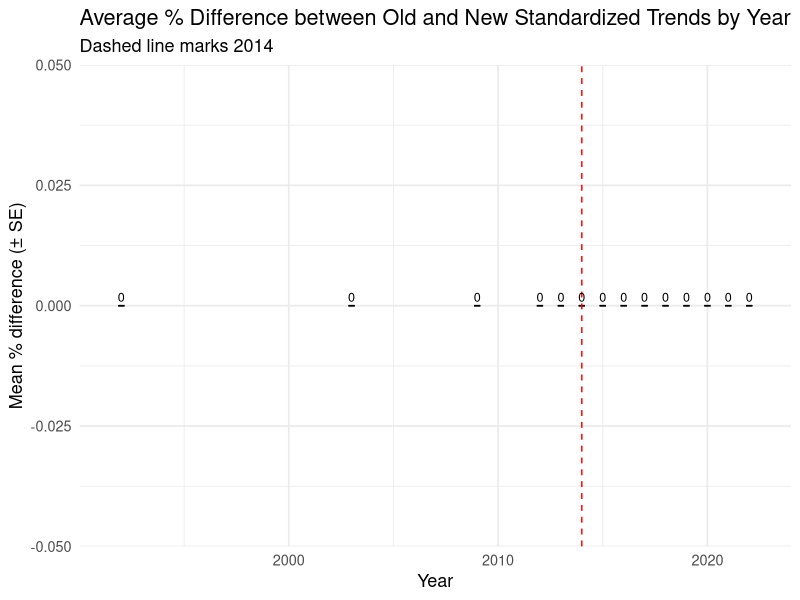
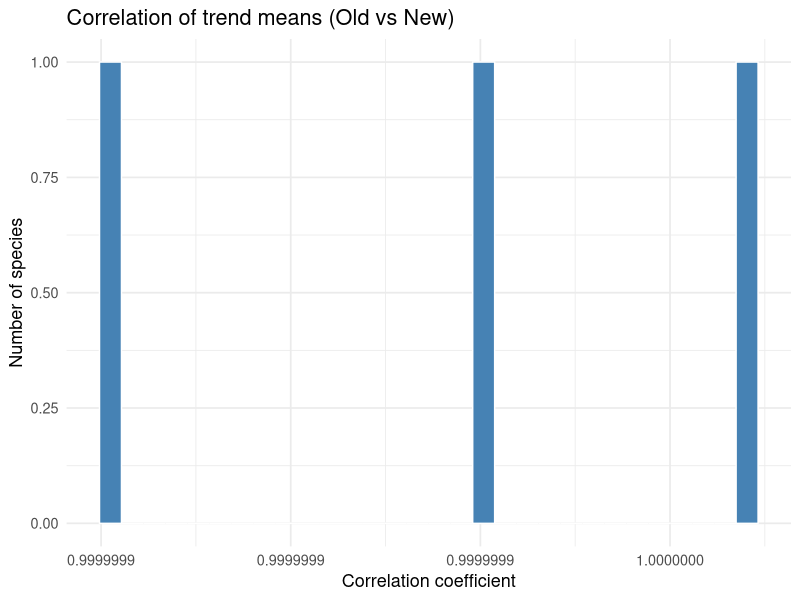
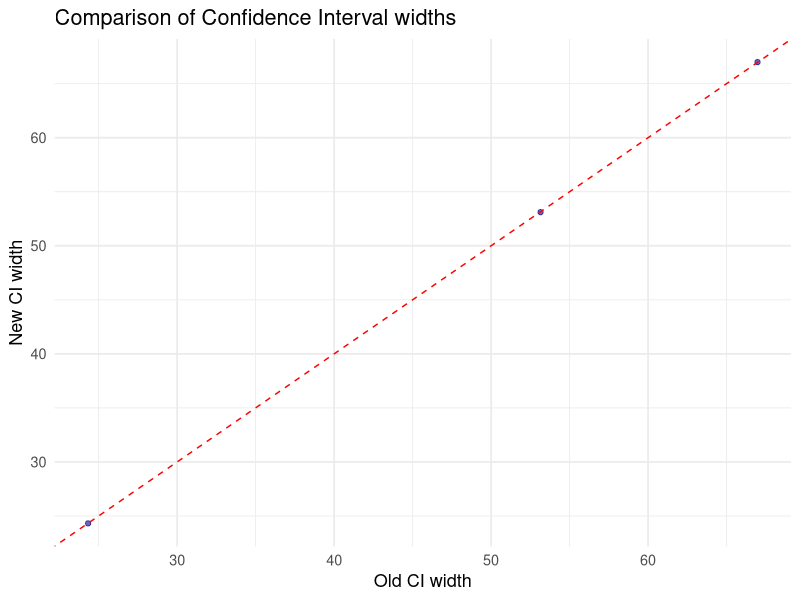
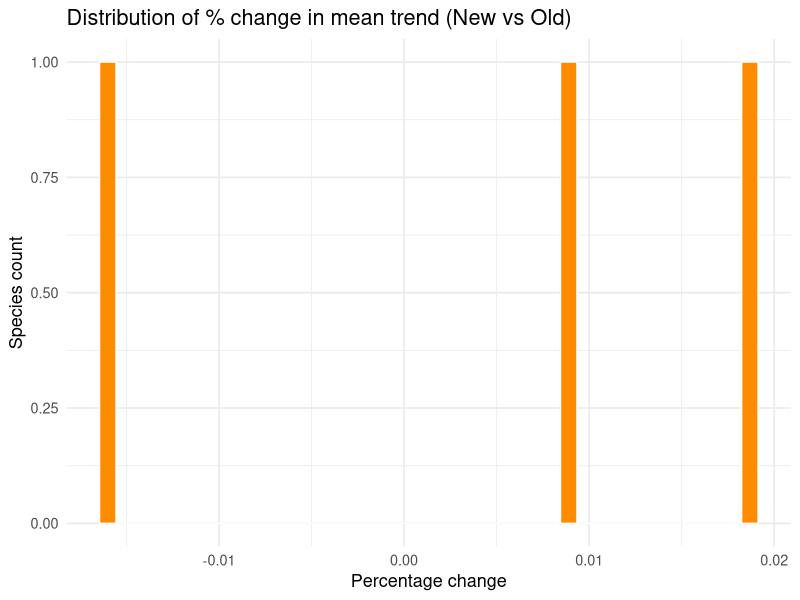
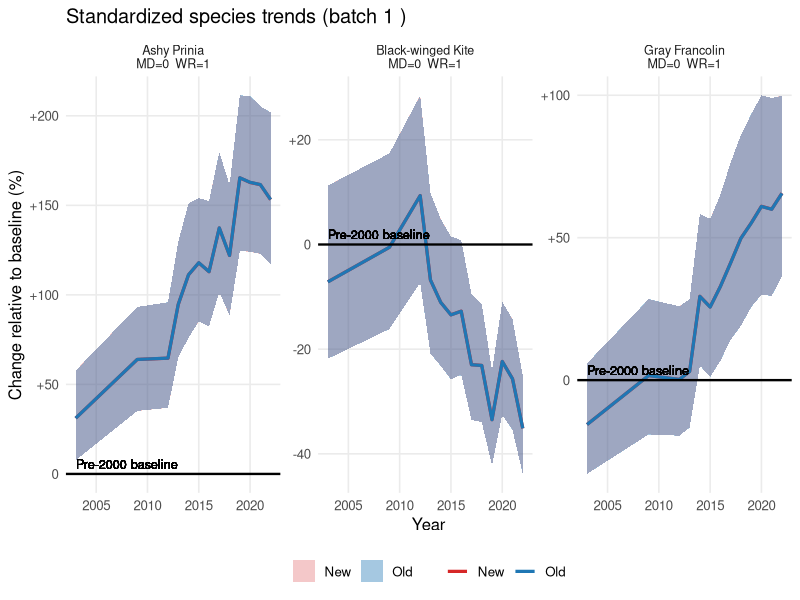

The R script that drew these images, in order:
# ==========================================================
# Compare OLD vs NEW population trend outputs (safe, full)
# ==========================================================

# Load libraries
library(dplyr)
library(tidyr)
library(ggplot2)
library(purrr)

# -----------------------------
# 1. Read and prepare the data
# -----------------------------
cols <- c(1, 2, 6, 7, 8, 9, 10, 11, 12, 13, 14)
colnames <- c("timegroups", "COMMON.NAME", "lci", "mean", "rci",
              "lci_std", "mean_std", "rci_std",
              "lci_std_recent", "mean_std_recent", "rci_std_recent")

old <- read.csv("01_analyses_full/results/trends_test_run.csv")[cols] # Change file name
new <- read.csv("01_analyses_full/results/trends_test_rerun.csv")[cols] # Change file name


names(old) <- colnames
names(new) <- colnames

# -----------------------------
# 2. Combine datasets
# -----------------------------
combined <- old %>%
  rename(lci_old = lci, mean_old = mean, rci_old = rci,
         lci_std_old = lci_std, mean_std_old = mean_std, rci_std_old = rci_std,
         lci_std_recent_old = lci_std_recent, mean_std_recent_old = mean_std_recent, rci_std_recent_old = rci_std_recent) %>%
  inner_join(new %>%
               rename(lci_new = lci, mean_new = mean, rci_new = rci,
                      lci_std_new = lci_std, mean_std_new = mean_std, rci_std_new = rci_std,
                      lci_std_recent_new = lci_std_recent, mean_std_recent_new = mean_std_recent, rci_std_recent_new = rci_std_recent),
             by = c("COMMON.NAME", "timegroups")) %>%
  filter(!is.na(mean_old) & !is.na(mean_new))

# -----------------------------
# 3. Compute summary statistics (baseline-aware MD)
# -----------------------------
trend_summary <- combined %>%
  group_by(COMMON.NAME) %>%
  group_modify(~{
    df <- .x
    use_recent <- !any(df$timegroups == 1992)
    
    if (use_recent) {
      df <- df %>%
        mutate(
          mean_old_used = mean_std_recent_old,
          mean_new_used = mean_std_recent_new,
          lci_old_used  = lci_std_recent_old,
          lci_new_used  = lci_std_recent_new,
          rci_old_used  = rci_std_recent_old,
          rci_new_used  = rci_std_recent_new
        )
    } else {
      df <- df %>%
        mutate(
          mean_old_used = mean_std_old,
          mean_new_used = mean_std_new,
          lci_old_used  = lci_std_old,
          lci_new_used  = lci_std_new,
          rci_old_used  = rci_std_old,
          rci_new_used  = rci_std_new
        )
    }
    
    baseline <- 100
    dev_old <- abs(df$mean_old_used - baseline)
    dev_new <- abs(df$mean_new_used - baseline)
    mean_dev <- mean(dev_old + dev_new, na.rm = TRUE)
    
    tibble(
      n_points = nrow(df),
      mean_diff = mean_dev,
      mean_pct_diff = mean((df$mean_new_used - df$mean_old_used) / df$mean_old_used, na.rm = TRUE) * 100,
      corr_means = if (sum(!is.na(df$mean_old_used) & !is.na(df$mean_new_used)) > 1)
        cor(df$mean_old_used, df$mean_new_used, use = "complete.obs") else NA_real_,
      lci_range_diff = mean(df$lci_new_used - df$lci_old_used, na.rm = TRUE),
      rci_range_diff = mean(df$rci_new_used - df$rci_old_used, na.rm = TRUE),
      mean_width_old = mean(df$rci_old_used - df$lci_old_used, na.rm = TRUE),
      mean_width_new = mean(df$rci_new_used - df$lci_new_used, na.rm = TRUE),
      width_ratio = mean_width_new / mean_width_old
    )
  }) %>%
  ungroup() %>%
  mutate(width_ratio = ifelse(is.infinite(width_ratio) | is.na(width_ratio), NA, width_ratio))


write.csv(trend_summary, "01_analyses_full/results/trend_summary.csv")


# -----------------------------
# 4. Compute yearly differences (baseline-aware MD)
# -----------------------------
yearly_diff <- combined %>%
  mutate(
    mean_old_used = ifelse(!any(timegroups == 1992), mean_std_recent_old, mean_std_old),
    mean_new_used = ifelse(!any(timegroups == 1992), mean_std_recent_new, mean_std_new)
  ) %>%
  group_by(timegroups) %>%
  summarise(
    mean_abs_diff = mean(abs(mean_old_used - 100) + abs(mean_new_used - 100), na.rm = TRUE),
    
    # safe percentage difference: only compute where mean_old_used != 0
    mean_pct_diff = mean(
      ifelse(!is.na(mean_old_used) & mean_old_used != 0,
             (mean_new_used - mean_old_used) / mean_old_used,
             NA_real_), 
      na.rm = TRUE
    ) * 100,
    
    sd_pct_diff = sd(
      ifelse(!is.na(mean_old_used) & mean_old_used != 0,
             (mean_new_used - mean_old_used) / mean_old_used,
             NA_real_), 
      na.rm = TRUE
    ) * 100,
    
    n_species = sum(!is.na(mean_old_used) & !is.na(mean_new_used)),
    .groups = "drop"
  ) %>%
  mutate(
    se_pct_diff = ifelse(n_species > 0, sd_pct_diff / sqrt(n_species), NA)
  )

# Plot yearly mean % differences
p_yearly <- ggplot(yearly_diff, aes(x = timegroups, y = mean_pct_diff)) +
  geom_col(fill = "steelblue", alpha = 0.85) +
  geom_errorbar(aes(ymin = mean_pct_diff - se_pct_diff,
                    ymax = mean_pct_diff + se_pct_diff),
                width = 0.3, color = "black") +
  geom_vline(xintercept = 2014, linetype = "dashed", color = "red") +
  geom_text(aes(label = round(mean_pct_diff, 1)),
            vjust = -0.4, size = 3.2, color = "black") +
  labs(
    title = "Average % Difference between Old and New Standardized Trends by Year",
    subtitle = "Dashed line marks 2014",
    x = "Year",
    y = "Mean % difference (± SE)"
  ) +
  theme_minimal(base_size = 13)

ggsave("01_analyses_full/results/Yearly_Mean_Difference.jpg", plot = p_yearly, width = 12, height = 8, dpi = 300, bg = "white")

# -----------------------------
# 5. Other visualisations
# -----------------------------
# 5a. Correlation histogram
p_corr <- ggplot(trend_summary, aes(x = corr_means)) +
  geom_histogram(bins = 30, fill = "steelblue", color = "white") +
  labs(title = "Correlation of trend means (Old vs New)",
       x = "Correlation coefficient", y = "Number of species") +
  theme_minimal(base_size = 13)
ggsave("01_analyses_full/results/Correlation_of_Means.jpg", plot = p_corr, width = 12, height = 8, dpi = 300, bg = "white")

# 5b. CI width scatter
p_ci <- ggplot(trend_summary, aes(x = mean_width_old, y = mean_width_new)) +
  geom_point(alpha = 0.6, color = "darkblue") +
  geom_abline(slope = 1, intercept = 0, color = "red", linetype = "dashed") +
  labs(title = "Comparison of Confidence Interval widths",
       x = "Old CI width", y = "New CI width") +
  theme_minimal(base_size = 13)
ggsave("01_analyses_full/results/CI_Width_Scatter.jpg", plot = p_ci, width = 12, height = 8, dpi = 300, bg = "white")

# 5c. Distribution of % mean change
p_pct <- ggplot(trend_summary, aes(x = mean_pct_diff)) +
  geom_histogram(bins = 40, fill = "darkorange", color = "white") +
  labs(title = "Distribution of % change in mean trend (New vs Old)",
       x = "Percentage change", y = "Species count") +
  theme_minimal(base_size = 13)
ggsave("01_analyses_full/results/Distribution_Percent_Mean_Change.jpg", plot = p_pct, width = 12, height = 8, dpi = 300, bg = "white")

# -----------------------------
# 6. Top species with biggest changes
# -----------------------------
top_changes <- trend_summary %>%
  arrange(desc(abs(mean_pct_diff))) %>%
  slice_head(n = 10)
write.csv(top_changes, "01_analyses_full/results/top_changes.csv")

# -----------------------------
# 7. Bottom species with least changes
# -----------------------------
bottom_changes <- trend_summary %>%
  arrange(desc(abs(mean_pct_diff))) %>%
  slice_tail(n = 10)

# -----------------------------
# 8. Prepare batches for 5x5 plots
# -----------------------------
trend_summary <- trend_summary %>%
  arrange(desc(abs(mean_pct_diff)))

species_batches <- split(trend_summary$COMMON.NAME,
                         ceiling(seq_along(trend_summary$COMMON.NAME) / 25))




library(dplyr)
library(ggplot2)
library(tidyr)

i <- 1
  species_set <- species_batches[[i]]
  
  label_data <- trend_summary %>%
    filter(COMMON.NAME %in% species_set) %>%
    dplyr::select(COMMON.NAME, mean_pct_diff, width_ratio)
  
  plot_data_list <- lapply(species_set, function(sp) {
    sp_data <- combined %>% filter(COMMON.NAME == sp)
    
    # --- choose baseline variant
    use_recent <- !any(sp_data$timegroups == 1992)
    if (use_recent) {
      sp_data <- sp_data %>%
        mutate(
          mean_std_old = mean_std_recent_old,
          mean_std_new = mean_std_recent_new,
          lci_std_old  = lci_std_recent_old,
          rci_std_old  = rci_std_recent_old,
          lci_std_new  = lci_std_recent_new,
          rci_std_new  = rci_std_recent_new,
          baseline_year = 2015,
          baseline_label = "2015 baseline"
        )
    } else {
      sp_data <- sp_data %>%
        mutate(
          baseline_year = 1992,
          baseline_label = "Pre-2000 baseline"
        )
    }
    
    # --- baseline value = mean trend at baseline year
    base_val <- sp_data %>%
      filter(timegroups == baseline_year) %>%
      summarise(val = mean(mean_std_new, na.rm = TRUE)) %>%
      pull(val)
    if (length(base_val) == 0 || is.na(base_val)) base_val <- 0
    
    # --- normalize relative to baseline
    sp_data <- sp_data %>%
      mutate(
        baseline_value = base_val,
        mean_std_old = mean_std_old - base_val,
        mean_std_new = mean_std_new - base_val,
        lci_std_old  = lci_std_old  - base_val,
        rci_std_old  = rci_std_old  - base_val,
        lci_std_new  = lci_std_new  - base_val,
        rci_std_new  = rci_std_new  - base_val
      )
    
    # --- compute y-axis range from widest CI
    y_min <- min(c(sp_data$lci_std_old, sp_data$lci_std_new), na.rm = TRUE)
    y_max <- max(c(sp_data$rci_std_old, sp_data$rci_std_new), na.rm = TRUE)
    span  <- y_max - y_min
    if (!is.finite(span) || span == 0) span <- 1
    pad <- span * 0.1
    sp_data <- sp_data %>%
      mutate(y_min = y_min - pad, y_max = y_max + pad)
    
    sp_data
  })
  
  plot_data <- bind_rows(plot_data_list) %>%
    left_join(label_data, by = "COMMON.NAME") %>%
    mutate(label = paste0(COMMON.NAME,
                          "\nMD=", round(mean_pct_diff, 1),
                          "  WR=", round(width_ratio, 1))) %>%
    group_by(COMMON.NAME) %>%
    filter(timegroups > unique(baseline_year)) %>%
    ungroup() %>%
    dplyr::select(COMMON.NAME, timegroups, baseline_value, baseline_label,
           label, mean_std_old, mean_std_new,
           lci_std_old, lci_std_new, rci_std_old, rci_std_new)
  
  # --- Compare trends using new methods from a single run and a rerun ----
  p <- ggplot(plot_data, aes(x = timegroups)) +
    geom_ribbon(aes(ymin = lci_std_new, ymax = rci_std_new, fill = "New"), alpha = 0.25) +
    geom_ribbon(aes(ymin = lci_std_old, ymax = rci_std_old, fill = "Old"), alpha = 0.4) +
    geom_line(aes(y = mean_std_new, color = "New"), size = 1.1) +
    geom_line(aes(y = mean_std_old, color = "Old"), size = 1.1) +
    geom_hline(yintercept = 0, color = "black", linetype = "solid", linewidth = 0.8) +
    geom_text(aes(x = min(timegroups, na.rm = TRUE), y = 0, label = baseline_label),
              hjust = 0, vjust = -0.5, size = 3.2, color = "black") +
    facet_wrap(~ label, scales = "free_y", ncol = 5) +
    labs(
      title = paste("Standardized species trends (batch", i, ")"),
      x = "Year",
      y = "Change relative to baseline (%)"
    ) +
    scale_color_manual(
      name = "Trend Type",
      values = c("Old" = "#1f77b4", "New" = "#d62728")
    ) +
    scale_fill_manual(
      name = "Trend Type (CI)",
      values = c("Old" = "#1f77b4", "New" = "#d62728")
    ) +
    # --- Y-axis signed labels (+/-)
    scale_y_continuous(
      labels = function(x) ifelse(x > 0, paste0("+", round(x, 0)), round(x, 0))
    ) +
    theme_minimal(base_size = 12) +
    theme(
      legend.position = "bottom",
      legend.title = element_blank(),
      strip.text = element_text(size = 9),
      panel.grid.minor = element_blank()
    )
  
  ggsave(
    filename = "01_analyses_full/results/species_trends_run_rerun_compare.jpg",
    plot = p, width = 20, height = 10, dpi = 300, bg = "white"
  )


  
